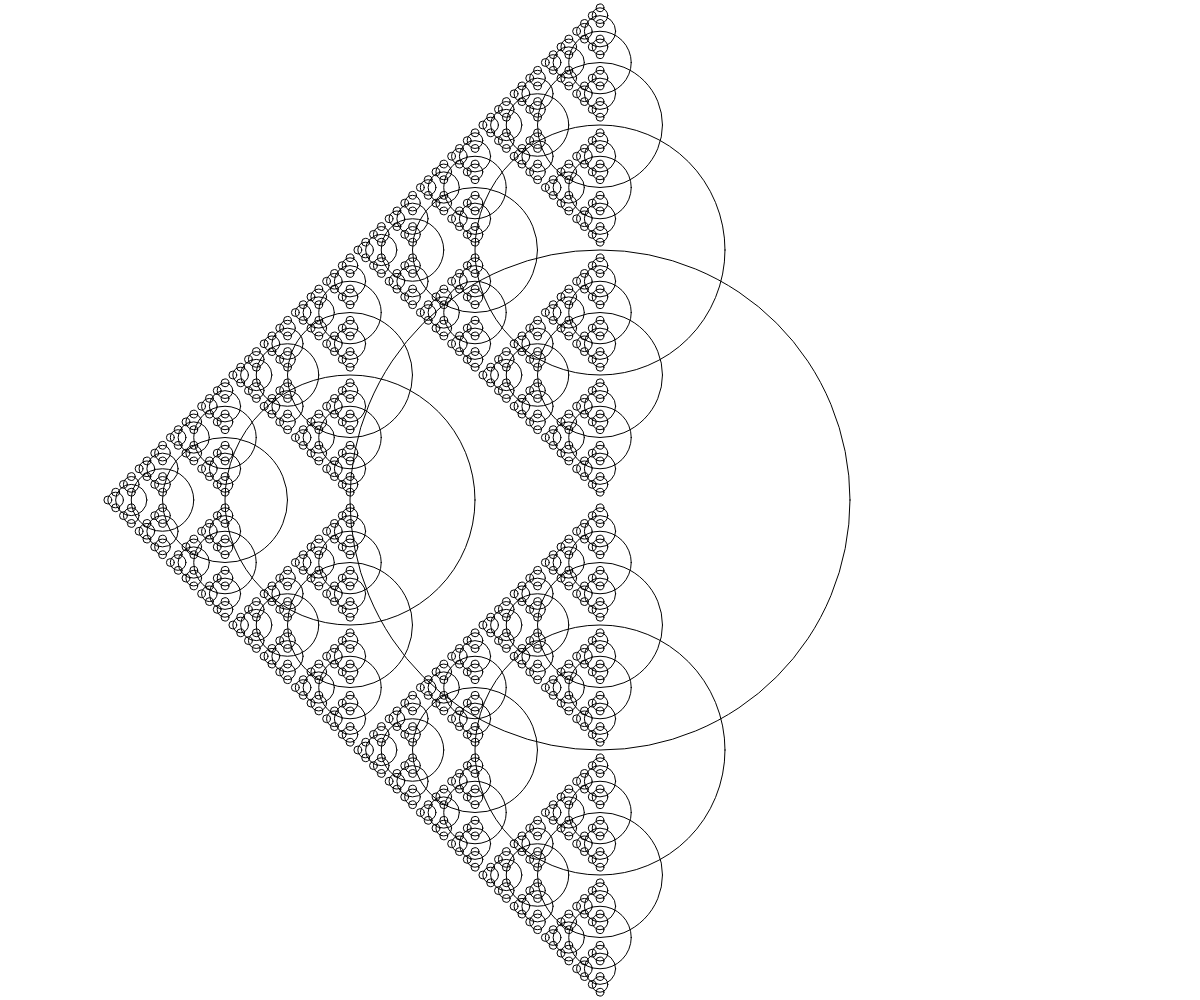
Frame 1 (no input)
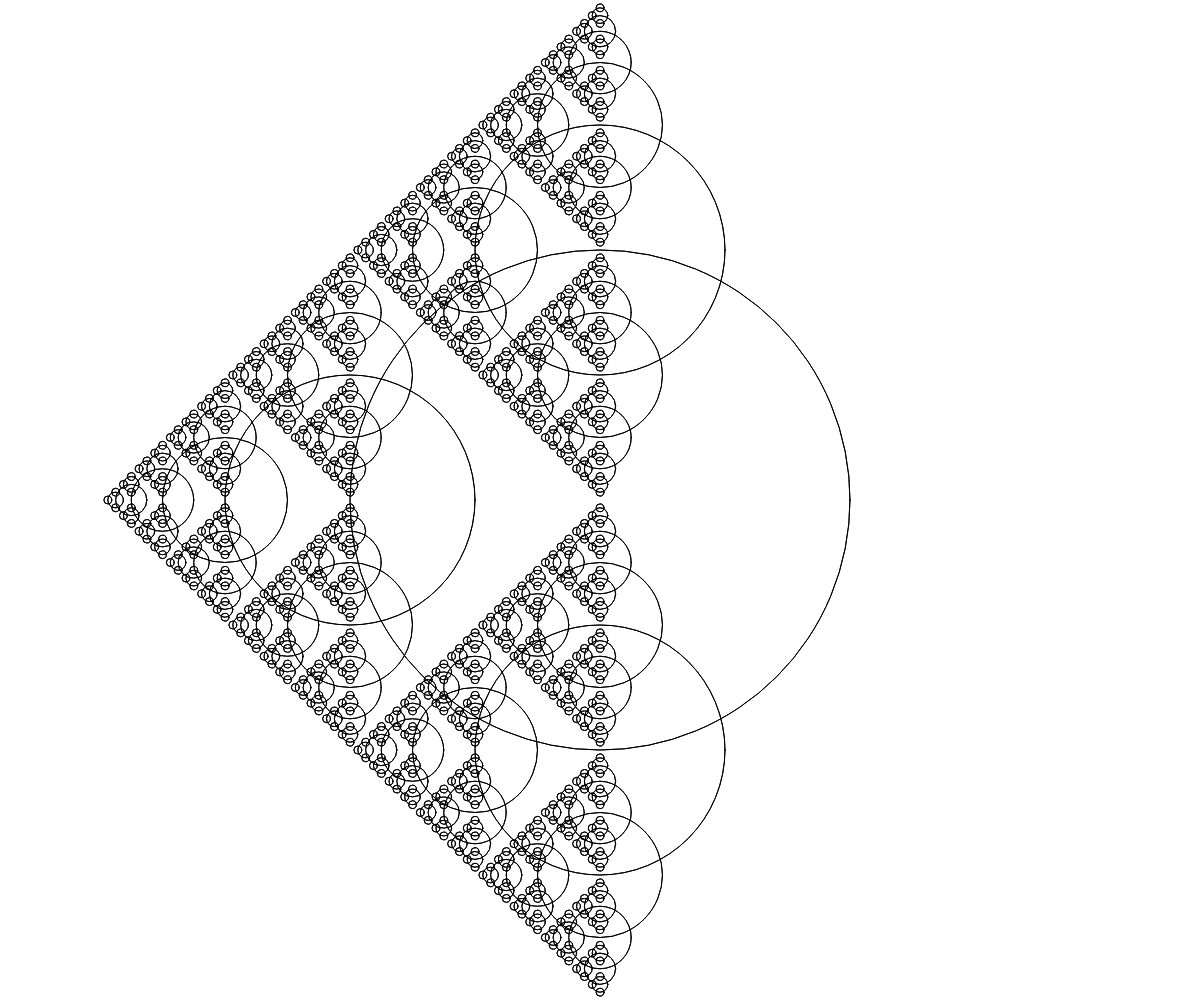
Frame 2 (the mouse pressed at the canvas centre, redrawn once)

The p5.js sketch that drew these frames (run headless with seeded random() and noise() and a simulated clock; the mouse was pressed at the canvas centre and the sketch redrawn once):

// p5.js sketch
// ── sketch.js
var mother = null;

function setup() {
  createCanvas(windowWidth, windowHeight);
  noFill();
  background(255);
  mother = new Beast(windowWidth/2, windowHeight/2, windowHeight/2);
  noLoop();
}

function draw() {
  mother.render();
}

function Beast(x, y, r) {
  this.x = x;
  this.y = y;
  this.r = r;
  this.children = [];
  if (r > 10) {
    this.children.push(new Beast(this.x-r/2, this.y,r/2));
    //this.children.push(new Beast(this.xr/2, this.y,r/2));
    this.children.push(new Beast(this.x, this.y-r/2,r/2));
    this.children.push(new Beast(this.x, this.y+r/2,r/2));
  }

  this.render = function() {
    ellipse(x, y, r);
    this.children.forEach(function(child) {
      child.render();
    });
  }
}
